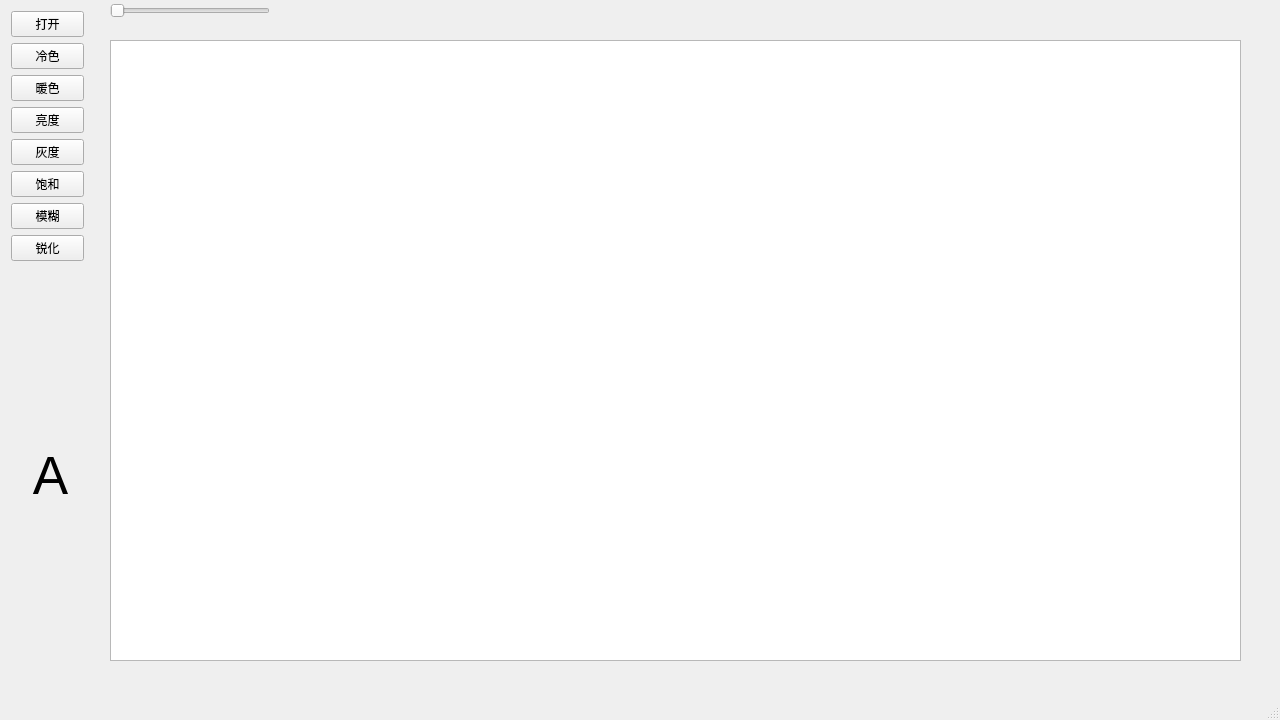
<?xml version="1.0" encoding="UTF-8"?>
<ui version="4.0">
 <class>MainWindow</class>
 <widget class="QMainWindow" name="MainWindow">
  <property name="geometry">
   <rect>
    <x>0</x>
    <y>0</y>
    <width>1280</width>
    <height>720</height>
   </rect>
  </property>
  <property name="windowTitle">
   <string>MainWindow</string>
  </property>
  <widget class="QWidget" name="centralWidget">
   <widget class="QWidget" name="horizontalLayoutWidget">
    <property name="geometry">
     <rect>
      <x>0</x>
      <y>0</y>
      <width>95</width>
      <height>275</height>
     </rect>
    </property>
    <layout class="QVBoxLayout" name="verticalLayout">
     <item>
      <widget class="QPushButton" name="pushButton_open">
       <property name="text">
        <string>打开</string>
       </property>
      </widget>
     </item>
     <item>
      <widget class="QPushButton" name="pushButton_1cold">
       <property name="text">
        <string>冷色</string>
       </property>
      </widget>
     </item>
     <item>
      <widget class="QPushButton" name="pushButton_2worm">
       <property name="text">
        <string>暖色</string>
       </property>
      </widget>
     </item>
     <item>
      <widget class="QPushButton" name="pushButton_3light">
       <property name="text">
        <string>亮度</string>
       </property>
      </widget>
     </item>
     <item>
      <widget class="QPushButton" name="pushButton_4grey">
       <property name="text">
        <string>灰度</string>
       </property>
      </widget>
     </item>
     <item>
      <widget class="QPushButton" name="pushButton_5saturation">
       <property name="text">
        <string>饱和</string>
       </property>
      </widget>
     </item>
     <item>
      <widget class="QPushButton" name="pushButton_6blur">
       <property name="text">
        <string>模糊</string>
       </property>
      </widget>
     </item>
     <item>
      <widget class="QPushButton" name="pushButton_7sharpen">
       <property name="text">
        <string>锐化</string>
       </property>
      </widget>
     </item>
    </layout>
   </widget>
   <widget class="QSlider" name="horizontalSlider">
    <property name="geometry">
     <rect>
      <x>110</x>
      <y>0</y>
      <width>160</width>
      <height>22</height>
     </rect>
    </property>
    <property name="orientation">
     <enum>Qt::Horizontal</enum>
    </property>
   </widget>
   <widget class="QLabel" name="label">
    <property name="geometry">
     <rect>
      <x>0</x>
      <y>290</y>
      <width>101</width>
      <height>371</height>
     </rect>
    </property>
    <property name="font">
     <font>
      <pointsize>40</pointsize>
     </font>
    </property>
    <property name="styleSheet">
     <string notr="true">border-image: url(:/image/debug_screenbg);</string>
    </property>
    <property name="text">
     <string>A</string>
    </property>
    <property name="alignment">
     <set>Qt::AlignCenter</set>
    </property>
   </widget>
   <widget class="QGraphicsView" name="ImageGraphic">
    <property name="geometry">
     <rect>
      <x>110</x>
      <y>40</y>
      <width>1131</width>
      <height>621</height>
     </rect>
    </property>
    <property name="sizePolicy">
     <sizepolicy hsizetype="Expanding" vsizetype="Expanding">
      <horstretch>0</horstretch>
      <verstretch>0</verstretch>
     </sizepolicy>
    </property>
    <property name="styleSheet">
     <string notr="true">border-image: url(:/image/debug_screenbg);</string>
    </property>
    <property name="verticalScrollBarPolicy">
     <enum>Qt::ScrollBarAsNeeded</enum>
    </property>
    <property name="horizontalScrollBarPolicy">
     <enum>Qt::ScrollBarAsNeeded</enum>
    </property>
    <property name="sizeAdjustPolicy">
     <enum>QAbstractScrollArea::AdjustIgnored</enum>
    </property>
   </widget>
  </widget>
  <widget class="QMenuBar" name="menuBar">
   <property name="geometry">
    <rect>
     <x>0</x>
     <y>0</y>
     <width>1280</width>
     <height>26</height>
    </rect>
   </property>
  </widget>
  <widget class="QStatusBar" name="statusBar"/>
 </widget>
 <layoutdefault spacing="6" margin="11"/>
 <resources/>
 <connections/>
</ui>
